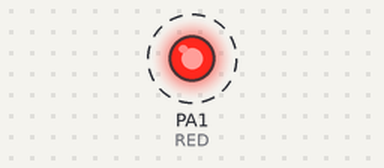
This sketch was run on a simulated STM32 Blue Pill. Shown: output pins drawn as LEDs (lit = HIGH). Dashed ring = blinking.

Above: at 0.5 s.
Timing chart, 0 to 4.6 s (numbered marks = the images above):
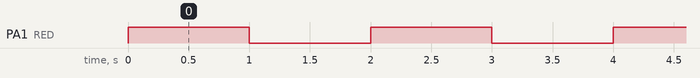

Measured:
- by itself, PA1 (RED): alternates HIGH for 1.0 s and LOW for 1.0 s

The sketch:

template.ino
```cpp
// The pins don't match what is actually on the board because we
// are using the generic board on Arduino IDE.

#define RED PA1  // A1 on the board
#define GREEN PA2 // A7 on the board
#define BLUE PA3 // A2 on the board
#define WHITE PA4 // A3 on the board

// the setup function runs once when you press reset or power the board
void setup() {
  // initialize digital pins
  pinMode(RED, OUTPUT);

  // TODO: Initialize GREEN, BLUE, and WHITE below


  // #################################################
}

void toggleLED(int pin){
  digitalWrite(pin, !digitalRead(pin));
}

// the loop function runs over and over again forever
void loop() {
  toggleLED(RED);
  delay(1000);

  // TODO: Toggle the GREEN, BLUE, and WHITE LEDs somewhere below

}
```
